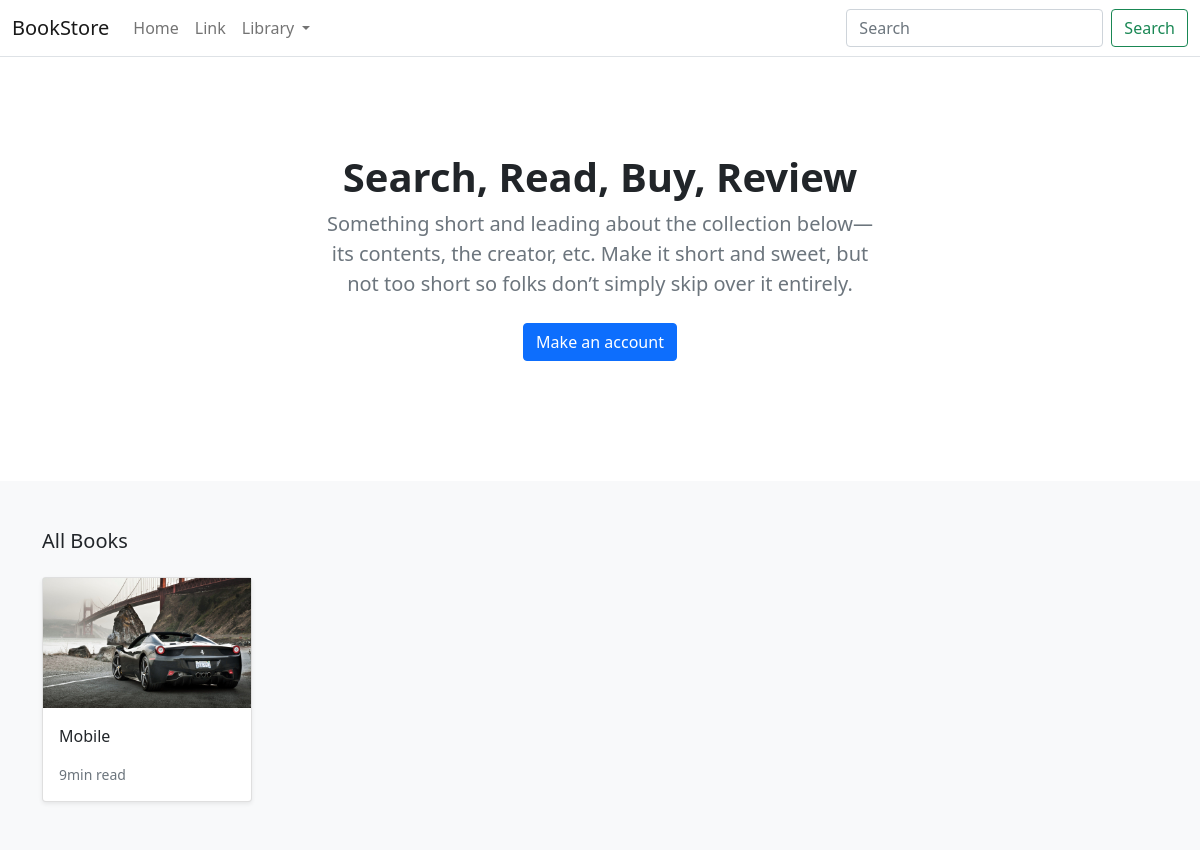
Before: / with the older database file.
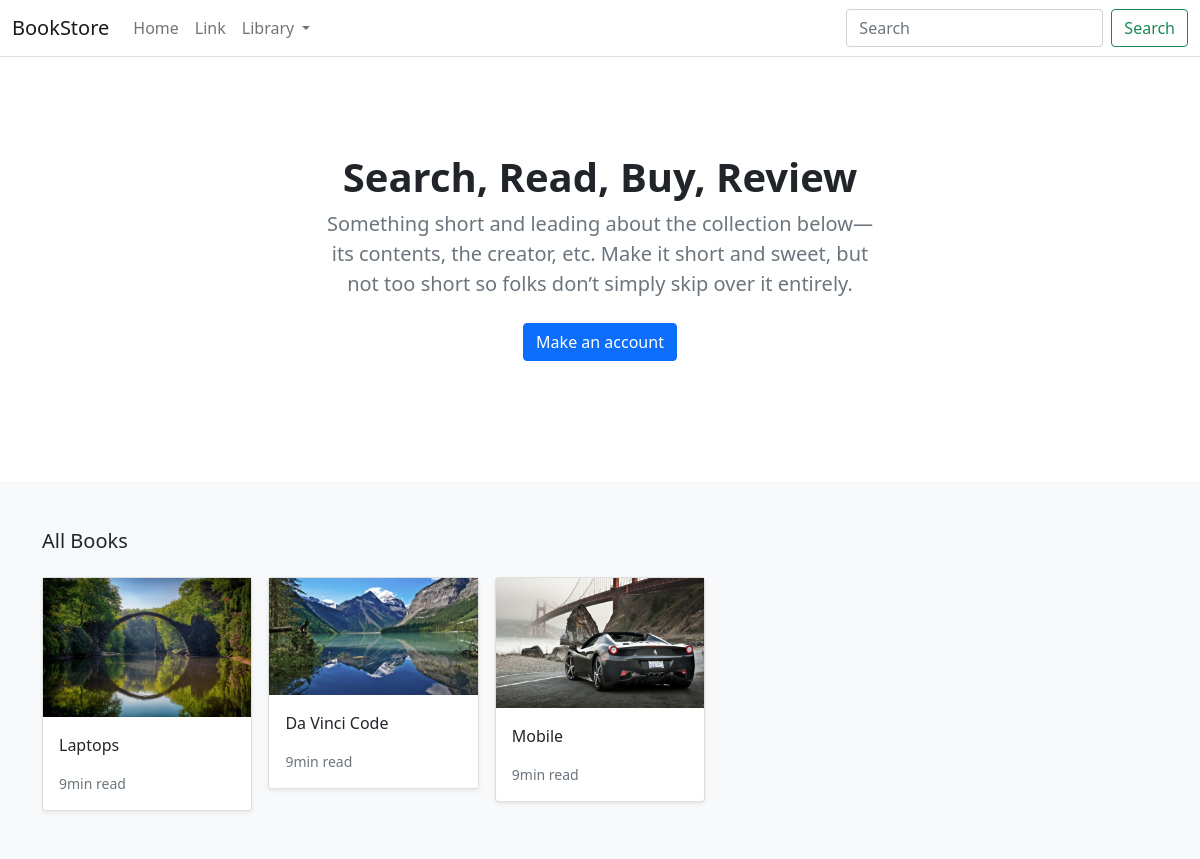
After: the same page with the newer database file.
### store/models.py (models this page shows, shortened)
class Product(models.Model):
    category=models.ForeignKey(Category, related_name='product', on_delete=models.CASCADE)
    created_by=models.ForeignKey(User, on_delete=models.CASCADE, related_name='product_creator')
    title=models.CharField(max_length=255)
    author=models.CharField(max_length=255, default='admin')
    description=models.TextField(default=True)
    image=models.ImageField(upload_to='image/')
    slug=models.SlugField(max_length=255)
    price=models.DecimalField(max_digits=4, decimal_places=2)
    in_stock=models.BooleanField(default=True)
    is_active=models.BooleanField(default=True)
    created=models.DateTimeField(auto_now_add=True)
    updated=models.DateTimeField(auto_now=True)
    class Meta:
        verbose_name_plural='Products'
        ordering=('-created',)
    def get_absolute_url(self):
        return reverse('store:product_detail', args=[self.slug])

### store/views.py (the view)
# urls.py: path('', views.all_products, name='all_products'),
def all_products(request):
    products=Product.objects.all()
    return render(request, 'store/home.html', {'products':products})

### store/models.py (called while the page is built)
    def get_absolute_url(self):
        return reverse('store:category_list', args=[self.slug])

### store/views.py (called while the page is built)
def categories(request):
    return{
        'categories':Category.objects.all()
    }

### templates/store/home.html (shortened to what this page needs)
{% extends "./base.html" %}
{% load static %}
{% block content %}
<main>
  <section class="py-5 text-center container">
    <div class="row py-lg-5">
      <div class="col-lg-6 col-md-8 mx-auto">
        <h1 class="h1 fw-bold">Search, Read, Buy, Review</h1>
        <p class="lead text-muted">Something short and leading about the collection below—its contents, the creator,
          etc. Make it short and sweet, but not too short so folks don’t simply skip over it entirely.</p>
        <p>
          <a href="#" class="btn btn-primary my-2">Make an account</a>
        </p>
      </div>
    </div>
  </section>
  <div class="album py-5 bg-light">
    <div class="container">
      <div class="pb-3 h5">All Books</div>
      <div class="row row-cols-1 row-cols-sm-2 row-cols-md-5 g-3">
        {% for product in products %}
        <div class="col">
          <div class="card shadow-sm">
            <img class="img-fluid" alt="Responsive image" src="{{ product.image.url }}">
            <div class="card-body">
              <p class="card-text">
                <a class="text-dark text-decoration-none" href="{{ product.get_absolute_url }}">{{ product.title }}</a>
              </p>
              <div class="d-flex justify-content-between align-items-center">
                <small class="text-muted">9min read</small>
              </div>
            </div>
          </div>
        </div>
        {% endfor %}
      </div>
    </div>
  </div>
</main>
{% endblock %}

### templates/store/base.html (shortened to what this page needs)
{% load static %}
<!DOCTYPE html>
<html>
<head>
    <link href="https://cdn.jsdelivr.net/npm/bootstrap@5.0.0-beta1/dist/css/bootstrap.min.css" rel="stylesheet">
</head>
<body>
    <header>
        <nav class="navbar navbar-expand-md navbar-light bg-white border-bottom">
            <div class="container-fluid">
                <a class="navbar-brand" href="#">BookStore</a>
                <div class="collapse navbar-collapse" id="navbarCollapse">
                    <ul class="navbar-nav me-auto mb-2 mb-md-0">
                        <li class="nav-item active">
                            <a class="nav-link" aria-current="page" href="/">Home</a>
                        </li>
                        <li class="nav-item">
                            <a class="nav-link" href="#">Link</a>
                        </li>
                        <li class="nav-item dropdown">
                            <a class="nav-link dropdown-toggle" href="#" id="navbarDropdown" role="button"
                                data-bs-toggle="dropdown" aria-expanded="false">
                                Library
                            </a>
                        </li>
                    </ul>
                    <form class="d-flex">
                        <input class="form-control me-2" type="search" placeholder="Search" aria-label="Search">
                        <button class="btn btn-outline-success" type="submit">Search</button>
                    </form>
                </div>
            </div>
        </nav>
    </header>
    <div id="content">{% block content %} {% endblock %}</div>
</body>
</html>

Changed rows visible on the page:
added Product: image (picture), title "Laptops"
added Product: image (picture), title "Da Vinci Code"
